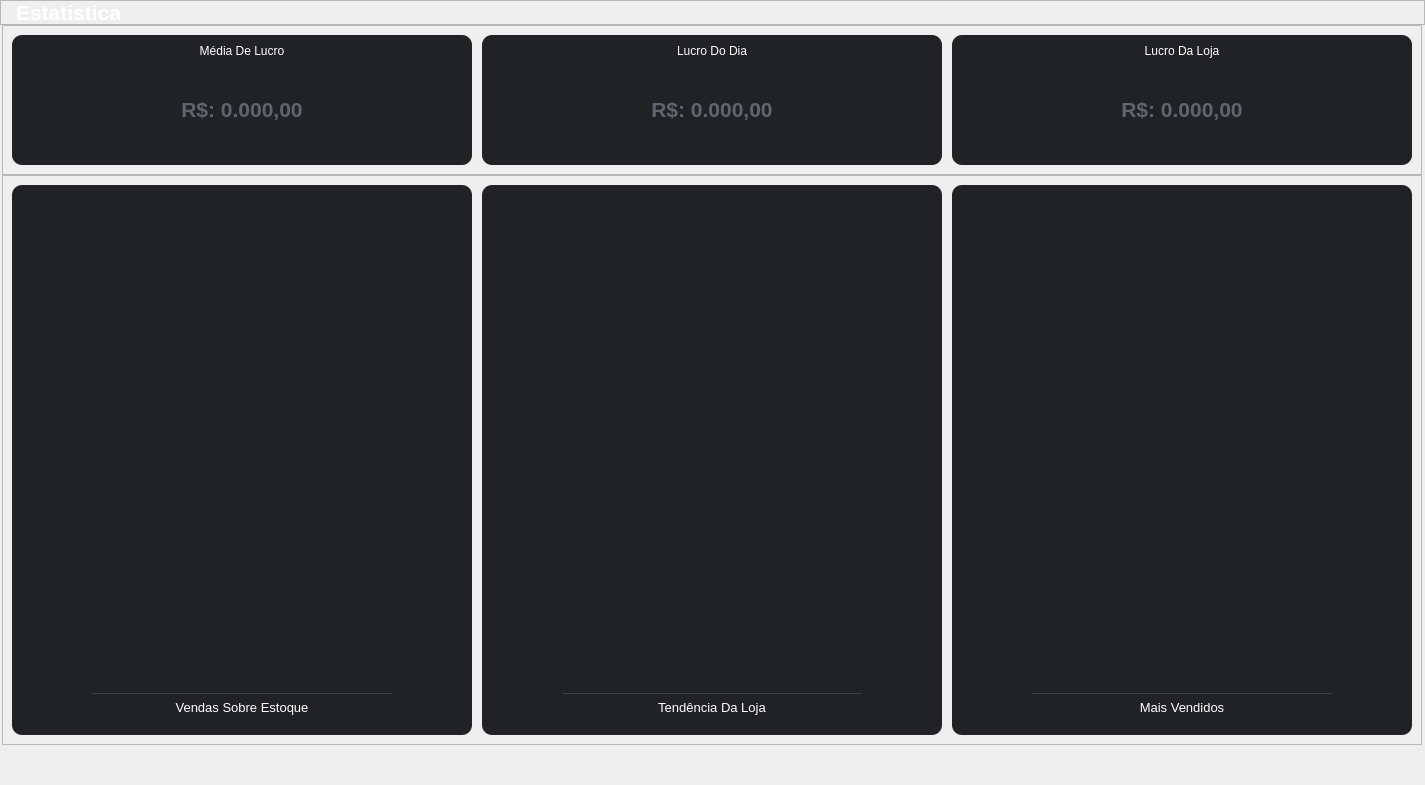
            <widget class="QWidget" name="Estatistica">
             <layout class="QVBoxLayout" name="verticalLayout_4">
              <property name="spacing">
               <number>0</number>
              </property>
              <property name="leftMargin">
               <number>0</number>
              </property>
              <property name="topMargin">
               <number>0</number>
              </property>
              <property name="rightMargin">
               <number>0</number>
              </property>
              <property name="bottomMargin">
               <number>0</number>
              </property>
              <item alignment="Qt::AlignHCenter">
               <widget class="QFrame" name="titul">
                <property name="minimumSize">
                 <size>
                  <width>1425</width>
                  <height>25</height>
                 </size>
                </property>
                <property name="maximumSize">
                 <size>
                  <width>16777215</width>
                  <height>25</height>
                 </size>
                </property>
                <property name="frameShape">
                 <enum>QFrame::StyledPanel</enum>
                </property>
                <property name="frameShadow">
                 <enum>QFrame::Raised</enum>
                </property>
                <layout class="QHBoxLayout" name="horizontalLayout_14">
                 <property name="spacing">
                  <number>0</number>
                 </property>
                 <property name="leftMargin">
                  <number>15</number>
                 </property>
                 <property name="topMargin">
                  <number>0</number>
                 </property>
                 <property name="rightMargin">
                  <number>0</number>
                 </property>
                 <property name="bottomMargin">
                  <number>0</number>
                 </property>
                 <item>
                  <widget class="QLabel" name="estat">
                   <property name="font">
                    <font>
                     <family>Arial</family>
                     <pointsize>16</pointsize>
                     <weight>75</weight>
                     <bold>true</bold>
                    </font>
                   </property>
                   <property name="styleSheet">
                    <string notr="true">color: rgb(255, 255, 255);</string>
                   </property>
                   <property name="text">
                    <string>Estatistica</string>
                   </property>
                  </widget>
                 </item>
                </layout>
               </widget>
              </item>
              <item alignment="Qt::AlignHCenter|Qt::AlignTop">
               <widget class="QFrame" name="top">
                <property name="frameShape">
                 <enum>QFrame::StyledPanel</enum>
                </property>
                <property name="frameShadow">
                 <enum>QFrame::Raised</enum>
                </property>
                <layout class="QHBoxLayout" name="horizontalLayout_18">
                 <property name="spacing">
                  <number>10</number>
                 </property>
                 <item alignment="Qt::AlignTop">
                  <widget class="QFrame" name="Gastos_I">
                   <property name="minimumSize">
                    <size>
                     <width>460</width>
                     <height>130</height>
                    </size>
                   </property>
                   <property name="maximumSize">
                    <size>
                     <width>460</width>
                     <height>130</height>
                    </size>
                   </property>
                   <property name="styleSheet">
                    <string notr="true">QFrame {
background-color: rgb(32, 34, 37);
 border-radius: 10px;
}</string>
                   </property>
                   <property name="frameShape">
                    <enum>QFrame::StyledPanel</enum>
                   </property>
                   <property name="frameShadow">
                    <enum>QFrame::Raised</enum>
                   </property>
                   <layout class="QVBoxLayout" name="verticalLayout_14">
                    <property name="spacing">
                     <number>0</number>
                    </property>
                    <property name="leftMargin">
                     <number>0</number>
                    </property>
                    <property name="topMargin">
                     <number>9</number>
                    </property>
                    <property name="rightMargin">
                     <number>0</number>
                    </property>
                    <property name="bottomMargin">
                     <number>15</number>
                    </property>
                    <item alignment="Qt::AlignTop">
                     <widget class="QLabel" name="Tit">
                      <property name="font">
                       <font>
                        <family>Arial</family>
                        <pointsize>9</pointsize>
                       </font>
                      </property>
                      <property name="styleSheet">
                       <string notr="true">color: rgb(255, 255, 255);</string>
                      </property>
                      <property name="text">
                       <string>Média De Lucro</string>
                      </property>
                      <property name="alignment">
                       <set>Qt::AlignCenter</set>
                      </property>
                     </widget>
                    </item>
                    <item alignment="Qt::AlignHCenter|Qt::AlignTop">
                     <widget class="QLabel" name="Gastos">
                      <property name="minimumSize">
                       <size>
                        <width>460</width>
                        <height>0</height>
                       </size>
                      </property>
                      <property name="font">
                       <font>
                        <family>Arial</family>
                        <pointsize>16</pointsize>
                        <weight>75</weight>
                        <bold>true</bold>
                       </font>
                      </property>
                      <property name="styleSheet">
                       <string notr="true">color: rgb(96, 100, 111);</string>
                      </property>
                      <property name="text">
                       <string>R$: 0.000,00</string>
                      </property>
                      <property name="alignment">
                       <set>Qt::AlignCenter</set>
                      </property>
                     </widget>
                    </item>
                   </layout>
                  </widget>
                 </item>
                 <item alignment="Qt::AlignTop">
                  <widget class="QFrame" name="Perda_I">
                   <property name="minimumSize">
                    <size>
                     <width>460</width>
                     <height>130</height>
                    </size>
                   </property>
                   <property name="maximumSize">
                    <size>
                     <width>460</width>
                     <height>130</height>
                    </size>
                   </property>
                   <property name="styleSheet">
                    <string notr="true">QFrame {
background-color: rgb(32, 34, 37);
 border-radius: 10px;
}</string>
                   </property>
                   <property name="frameShape">
                    <enum>QFrame::StyledPanel</enum>
                   </property>
                   <property name="frameShadow">
                    <enum>QFrame::Raised</enum>
                   </property>
                   <layout class="QVBoxLayout" name="verticalLayout_15">
                    <property name="spacing">
                     <number>0</number>
                    </property>
                    <property name="leftMargin">
                     <number>0</number>
                    </property>
                    <property name="rightMargin">
                     <number>0</number>
                    </property>
                    <property name="bottomMargin">
                     <number>15</number>
                    </property>
                    <item alignment="Qt::AlignTop">
                     <widget class="QLabel" name="label_17">
                      <property name="font">
                       <font>
                        <family>Arial</family>
                        <pointsize>9</pointsize>
                       </font>
                      </property>
                      <property name="styleSheet">
                       <string notr="true">color: rgb(255, 255, 255);</string>
                      </property>
                      <property name="text">
                       <string>Lucro Do Dia</string>
                      </property>
                      <property name="alignment">
                       <set>Qt::AlignCenter</set>
                      </property>
                     </widget>
                    </item>
                    <item alignment="Qt::AlignTop">
                     <widget class="QLabel" name="Perda">
                      <property name="minimumSize">
                       <size>
                        <width>460</width>
                        <height>0</height>
                       </size>
                      </property>
                      <property name="font">
                       <font>
                        <family>Arial</family>
                        <pointsize>16</pointsize>
                        <weight>75</weight>
                        <bold>true</bold>
                       </font>
                      </property>
                      <property name="styleSheet">
                       <string notr="true">color: rgb(96, 100, 111);</string>
                      </property>
                      <property name="text">
                       <string>R$: 0.000,00</string>
                      </property>
                      <property name="alignment">
                       <set>Qt::AlignCenter</set>
                      </property>
                     </widget>
                    </item>
                   </layout>
                  </widget>
                 </item>
                 <item alignment="Qt::AlignTop">
                  <widget class="QFrame" name="Lucro_I">
                   <property name="minimumSize">
                    <size>
                     <width>460</width>
                     <height>130</height>
                    </size>
                   </property>
                   <property name="maximumSize">
                    <size>
                     <width>460</width>
                     <height>130</height>
                    </size>
                   </property>
                   <property name="styleSheet">
                    <string notr="true">QFrame {
background-color: rgb(32, 34, 37);
 border-radius: 10px;
}</string>
                   </property>
                   <property name="frameShape">
                    <enum>QFrame::StyledPanel</enum>
                   </property>
                   <property name="frameShadow">
                    <enum>QFrame::Raised</enum>
                   </property>
                   <layout class="QVBoxLayout" name="verticalLayout_16">
                    <property name="spacing">
                     <number>0</number>
                    </property>
                    <property name="leftMargin">
                     <number>0</number>
                    </property>
                    <property name="rightMargin">
                     <number>0</number>
                    </property>
                    <property name="bottomMargin">
                     <number>15</number>
                    </property>
                    <item alignment="Qt::AlignTop">
                     <widget class="QLabel" name="label_22">
                      <property name="font">
                       <font>
                        <family>Arial</family>
                        <pointsize>9</pointsize>
                       </font>
                      </property>
                      <property name="styleSheet">
                       <string notr="true">color: rgb(255, 255, 255);</string>
                      </property>
                      <property name="text">
                       <string>Lucro Da Loja</string>
                      </property>
                      <property name="alignment">
                       <set>Qt::AlignCenter</set>
                      </property>
                     </widget>
                    </item>
                    <item alignment="Qt::AlignTop">
                     <widget class="QLabel" name="Lucro">
                      <property name="font">
                       <font>
                        <family>Arial</family>
                        <pointsize>16</pointsize>
                        <weight>75</weight>
                        <bold>true</bold>
                       </font>
                      </property>
                      <property name="styleSheet">
                       <string notr="true">color: rgb(96, 100, 111);</string>
                      </property>
                      <property name="text">
                       <string>R$: 0.000,00</string>
                      </property>
                      <property name="alignment">
                       <set>Qt::AlignCenter</set>
                      </property>
                     </widget>
                    </item>
                   </layout>
                  </widget>
                 </item>
                </layout>
               </widget>
              </item>
              <item alignment="Qt::AlignHCenter">
               <widget class="QFrame" name="mid">
                <property name="minimumSize">
                 <size>
                  <width>0</width>
                  <height>0</height>
                 </size>
                </property>
                <property name="frameShape">
                 <enum>QFrame::StyledPanel</enum>
                </property>
                <property name="frameShadow">
                 <enum>QFrame::Raised</enum>
                </property>
                <layout class="QHBoxLayout" name="horizontalLayout_21">
                 <property name="spacing">
                  <number>10</number>
                 </property>
                 <item>
                  <widget class="QFrame" name="Pizza_I">
                   <property name="minimumSize">
                    <size>
                     <width>460</width>
                     <height>550</height>
                    </size>
                   </property>
                   <property name="maximumSize">
                    <size>
                     <width>460</width>
                     <height>550</height>
                    </size>
                   </property>
                   <property name="styleSheet">
                    <string notr="true">QFrame {
background-color: rgb(32, 34, 37);
 border-radius: 10px;
}</string>
                   </property>
                   <property name="frameShape">
                    <enum>QFrame::StyledPanel</enum>
                   </property>
                   <property name="frameShadow">
                    <enum>QFrame::Raised</enum>
                   </property>
                   <layout class="QVBoxLayout" name="verticalLayout_17">
                    <property name="spacing">
                     <number>6</number>
                    </property>
                    <property name="leftMargin">
                     <number>0</number>
                    </property>
                    <property name="topMargin">
                     <number>5</number>
                    </property>
                    <property name="rightMargin">
                     <number>0</number>
                    </property>
                    <property name="bottomMargin">
                     <number>20</number>
                    </property>
                    <item alignment="Qt::AlignHCenter">
                     <widget class="QFrame" name="pizza">
                      <property name="minimumSize">
                       <size>
                        <width>390</width>
                        <height>450</height>
                       </size>
                      </property>
                      <property name="maximumSize">
                       <size>
                        <width>390</width>
                        <height>450</height>
                       </size>
                      </property>
                      <property name="frameShape">
                       <enum>QFrame::StyledPanel</enum>
                      </property>
                      <property name="frameShadow">
                       <enum>QFrame::Raised</enum>
                      </property>
                     </widget>
                    </item>
                    <item alignment="Qt::AlignHCenter|Qt::AlignBottom">
                     <widget class="QFrame" name="barrap_I">
                      <property name="minimumSize">
                       <size>
                        <width>300</width>
                        <height>1</height>
                       </size>
                      </property>
                      <property name="maximumSize">
                       <size>
                        <width>300</width>
                        <height>1</height>
                       </size>
                      </property>
                      <property name="styleSheet">
                       <string notr="true">background-color: rgb(62, 65, 72);</string>
                      </property>
                      <property name="frameShape">
                       <enum>QFrame::StyledPanel</enum>
                      </property>
                      <property name="frameShadow">
                       <enum>QFrame::Raised</enum>
                      </property>
                     </widget>
                    </item>
                    <item alignment="Qt::AlignHCenter">
                     <widget class="QLabel" name="label_16">
                      <property name="minimumSize">
                       <size>
                        <width>300</width>
                        <height>15</height>
                       </size>
                      </property>
                      <property name="maximumSize">
                       <size>
                        <width>300</width>
                        <height>15</height>
                       </size>
                      </property>
                      <property name="font">
                       <font>
                        <family>Arial</family>
                        <pointsize>10</pointsize>
                       </font>
                      </property>
                      <property name="styleSheet">
                       <string notr="true">color: rgb(255, 255, 255);</string>
                      </property>
                      <property name="text">
                       <string>Vendas Sobre Estoque</string>
                      </property>
                      <property name="alignment">
                       <set>Qt::AlignCenter</set>
                      </property>
                     </widget>
                    </item>
                   </layout>
                  </widget>
                 </item>
                 <item>
                  <widget class="QFrame" name="Linha_I">
                   <property name="minimumSize">
                    <size>
                     <width>460</width>
                     <height>550</height>
                    </size>
                   </property>
                   <property name="maximumSize">
                    <size>
                     <width>460</width>
                     <height>550</height>
                    </size>
                   </property>
                   <property name="styleSheet">
                    <string notr="true">QFrame {
background-color: rgb(32, 34, 37);
 border-radius: 10px;
}</string>
                   </property>
                   <property name="frameShape">
                    <enum>QFrame::StyledPanel</enum>
                   </property>
                   <property name="frameShadow">
                    <enum>QFrame::Raised</enum>
                   </property>
                   <layout class="QVBoxLayout" name="verticalLayout_30">
                    <property name="spacing">
                     <number>6</number>
                    </property>
                    <property name="leftMargin">
                     <number>0</number>
                    </property>
                    <property name="topMargin">
                     <number>5</number>
                    </property>
                    <property name="rightMargin">
                     <number>0</number>
                    </property>
                    <property name="bottomMargin">
                     <number>20</number>
                    </property>
                    <item alignment="Qt::AlignHCenter">
                     <widget class="QFrame" name="tendenci">
                      <property name="minimumSize">
                       <size>
                        <width>390</width>
                        <height>450</height>
                       </size>
                      </property>
                      <property name="maximumSize">
                       <size>
                        <width>390</width>
                        <height>450</height>
                       </size>
                      </property>
                      <property name="frameShape">
                       <enum>QFrame::StyledPanel</enum>
                      </property>
                      <property name="frameShadow">
                       <enum>QFrame::Raised</enum>
                      </property>
                     </widget>
                    </item>
                    <item alignment="Qt::AlignHCenter|Qt::AlignBottom">
                     <widget class="QFrame" name="barral_I">
                      <property name="minimumSize">
                       <size>
                        <width>300</width>
                        <height>1</height>
                       </size>
                      </property>
                      <property name="maximumSize">
                       <size>
                        <width>300</width>
                        <height>1</height>
                       </size>
                      </property>
                      <property name="styleSheet">
                       <string notr="true">background-color: rgb(62, 65, 72);</string>
                      </property>
                      <property name="frameShape">
                       <enum>QFrame::StyledPanel</enum>
                      </property>
                      <property name="frameShadow">
                       <enum>QFrame::Raised</enum>
                      </property>
                     </widget>
                    </item>
                    <item alignment="Qt::AlignHCenter">
                     <widget class="QLabel" name="label_18">
                      <property name="minimumSize">
                       <size>
                        <width>300</width>
                        <height>15</height>
                       </size>
                      </property>
                      <property name="maximumSize">
                       <size>
                        <width>300</width>
                        <height>15</height>
                       </size>
                      </property>
                      <property name="font">
                       <font>
                        <family>Arial</family>
                        <pointsize>10</pointsize>
                       </font>
                      </property>
                      <property name="styleSheet">
                       <string notr="true">color: rgb(255, 255, 255);</string>
                      </property>
                      <property name="text">
                       <string>Tendência Da Loja</string>
                      </property>
                      <property name="alignment">
                       <set>Qt::AlignCenter</set>
                      </property>
                     </widget>
                    </item>
                   </layout>
                  </widget>
                 </item>
                 <item>
                  <widget class="QFrame" name="Barra_I">
                   <property name="minimumSize">
                    <size>
                     <width>460</width>
                     <height>550</height>
                    </size>
                   </property>
                   <property name="maximumSize">
                    <size>
                     <width>460</width>
                     <height>550</height>
                    </size>
                   </property>
                   <property name="styleSheet">
                    <string notr="true">QFrame {
background-color: rgb(32, 34, 37);
 border-radius: 10px;
}</string>
                   </property>
                   <property name="frameShape">
                    <enum>QFrame::StyledPanel</enum>
                   </property>
                   <property name="frameShadow">
                    <enum>QFrame::Raised</enum>
                   </property>
                   <layout class="QVBoxLayout" name="verticalLayout_31">
                    <property name="spacing">
                     <number>6</number>
                    </property>
                    <property name="leftMargin">
                     <number>0</number>
                    </property>
                    <property name="topMargin">
                     <number>5</number>
                    </property>
                    <property name="rightMargin">
                     <number>0</number>
                    </property>
                    <property name="bottomMargin">
                     <number>20</number>
                    </property>
                    <item alignment="Qt::AlignHCenter">
                     <widget class="QFrame" name="barra">
                      <property name="minimumSize">
                       <size>
                        <width>390</width>
                        <height>450</height>
                       </size>
                      </property>
                      <property name="maximumSize">
                       <size>
                        <width>390</width>
                        <height>450</height>
                       </size>
                      </property>
                      <property name="frameShape">
                       <enum>QFrame::StyledPanel</enum>
                      </property>
                      <property name="frameShadow">
                       <enum>QFrame::Raised</enum>
                      </property>
                     </widget>
                    </item>
                    <item alignment="Qt::AlignHCenter|Qt::AlignBottom">
                     <widget class="QFrame" name="barrab_i">
                      <property name="minimumSize">
                       <size>
                        <width>300</width>
                        <height>1</height>
                       </size>
                      </property>
                      <property name="maximumSize">
                       <size>
                        <width>300</width>
                        <height>1</height>
                       </size>
                      </property>
                      <property name="styleSheet">
                       <string notr="true">background-color: rgb(62, 65, 72);</string>
                      </property>
                      <property name="frameShape">
                       <enum>QFrame::StyledPanel</enum>
                      </property>
                      <property name="frameShadow">
                       <enum>QFrame::Raised</enum>
                      </property>
                     </widget>
                    </item>
                    <item alignment="Qt::AlignHCenter">
                     <widget class="QLabel" name="label_23">
                      <property name="minimumSize">
                       <size>
                        <width>300</width>
                        <height>15</height>
                       </size>
                      </property>
                      <property name="maximumSize">
                       <size>
                        <width>300</width>
                        <height>15</height>
                       </size>
                      </property>
                      <property name="font">
                       <font>
                        <family>Arial</family>
                        <pointsize>10</pointsize>
                       </font>
                      </property>
                      <property name="styleSheet">
                       <string notr="true">color: rgb(255, 255, 255);</string>
                      </property>
                      <property name="text">
                       <string>Mais Vendidos</string>
                      </property>
                      <property name="alignment">
                       <set>Qt::AlignCenter</set>
                      </property>
                     </widget>
                    </item>
                   </layout>
                  </widget>
                 </item>
                </layout>
               </widget>
              </item>
              <item>
               <spacer name="verticalSpacer_19">
                <property name="orientation">
                 <enum>Qt::Vertical</enum>
                </property>
                <property name="sizeHint" stdset="0">
                 <size>
                  <width>20</width>
                  <height>40</height>
                 </size>
                </property>
               </spacer>
              </item>
             </layout>
            </widget>
